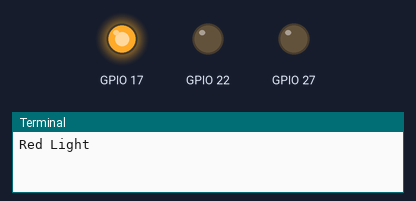
Simulated run of this program. Board: Raspberry Pi (BCM pin numbers). On the bench: output pins drawn as LEDs (lit = HIGH), the last lines printed to the terminal.

Above: at 2.5 s.
At 10.0 s:
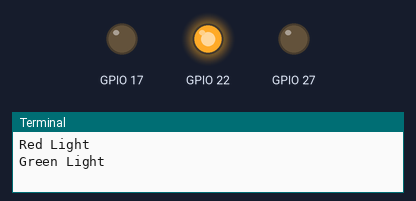
At 16.0 s:
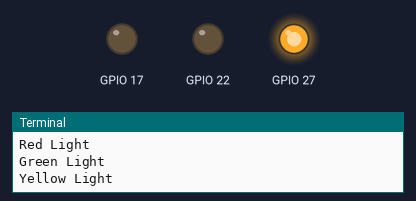
Timing chart, 0 to 22.1 s (numbered marks = the images above):
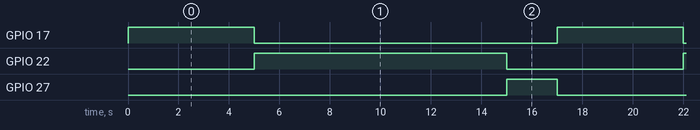

The program:

traffic.py
```python
import RPi.GPIO as GPIO
import time

# Setup
GPIO.setmode(GPIO.BCM)
GPIO.setup(17, GPIO.OUT) #red led
GPIO.setup(27, GPIO.OUT) #yellow led
GPIO.setup(22, GPIO.OUT) #green led
# Loop
while True:
	GPIO.output(17, True)
	GPIO.output(27, False)
	GPIO.output(22, False)
	print "Red Light"
	time.sleep(5)
	GPIO.output(17, False)
        GPIO.output(27, False)
        GPIO.output(22, True)
	print "Green Light"
        time.sleep(10)
        GPIO.output(17, False)
        GPIO.output(27, True)
        GPIO.output(22, False)
        print "Yellow Light"
        time.sleep(2)
```

Measured:
- by itself, GPIO 17: alternates HIGH for 5.0 s and LOW for 12.0 s
- by itself, GPIO 22: alternates HIGH for 10.0 s and LOW for 7.0 s
- by itself, GPIO 27: alternates HIGH for 2.0 s and LOW for 15.0 s
